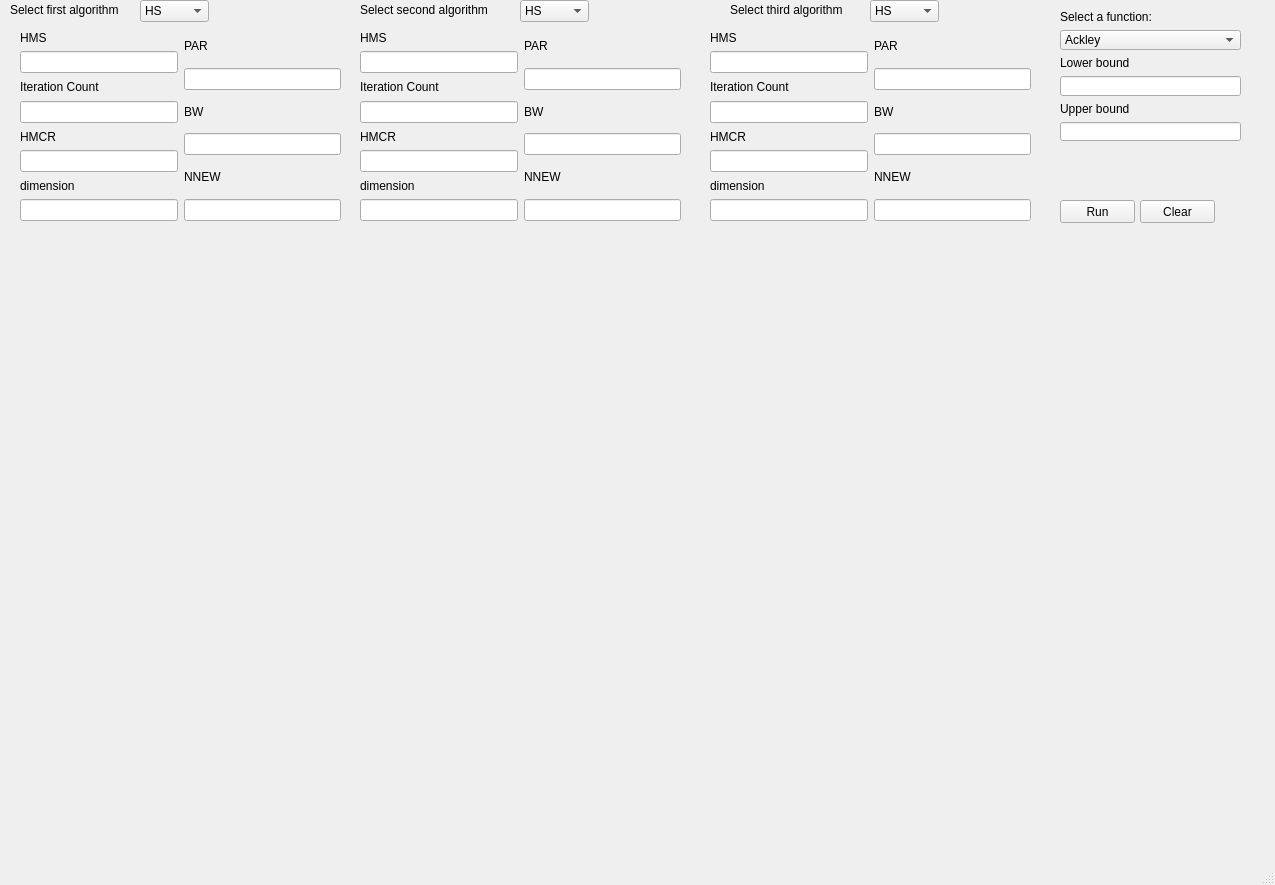
<?xml version="1.0" encoding="UTF-8"?>
<ui version="4.0">
 <class>MainWindow</class>
 <widget class="QMainWindow" name="MainWindow">
  <property name="geometry">
   <rect>
    <x>0</x>
    <y>0</y>
    <width>1275</width>
    <height>885</height>
   </rect>
  </property>
  <property name="windowTitle">
   <string>MainWindow</string>
  </property>
  <property name="layoutDirection">
   <enum>Qt::LeftToRight</enum>
  </property>
  <property name="autoFillBackground">
   <bool>false</bool>
  </property>
  <widget class="QWidget" name="centralwidget">
   <widget class="QComboBox" name="algorithm_comboBox">
    <property name="geometry">
     <rect>
      <x>140</x>
      <y>0</y>
      <width>69</width>
      <height>22</height>
     </rect>
    </property>
    <item>
     <property name="text">
      <string>HS</string>
     </property>
    </item>
    <item>
     <property name="text">
      <string>SA</string>
     </property>
    </item>
    <item>
     <property name="text">
      <string>GWO</string>
     </property>
    </item>
    <item>
     <property name="text">
      <string>PSO</string>
     </property>
    </item>
    <item>
     <property name="text">
      <string>GA</string>
     </property>
    </item>
   </widget>
   <widget class="QLabel" name="algorithm_label">
    <property name="geometry">
     <rect>
      <x>10</x>
      <y>0</y>
      <width>121</width>
      <height>20</height>
     </rect>
    </property>
    <property name="text">
     <string>Select first algorithm</string>
    </property>
   </widget>
   <widget class="QStackedWidget" name="stackedWidget">
    <property name="geometry">
     <rect>
      <x>10</x>
      <y>20</y>
      <width>351</width>
      <height>201</height>
     </rect>
    </property>
    <property name="currentIndex">
     <number>0</number>
    </property>
    <widget class="QWidget" name="HS">
     <widget class="QWidget" name="horizontalLayoutWidget_2">
      <property name="geometry">
       <rect>
        <x>10</x>
        <y>10</y>
        <width>321</width>
        <height>191</height>
       </rect>
      </property>
      <layout class="QHBoxLayout" name="horizontalLayout_3">
       <item>
        <layout class="QVBoxLayout" name="verticalLayout_7">
         <item>
          <widget class="QLabel" name="label_10">
           <property name="text">
            <string>HMS</string>
           </property>
          </widget>
         </item>
         <item>
          <widget class="QLineEdit" name="HS_HWS"/>
         </item>
         <item>
          <widget class="QLabel" name="label_11">
           <property name="text">
            <string>Iteration Count</string>
           </property>
          </widget>
         </item>
         <item>
          <widget class="QLineEdit" name="HS_iterCount"/>
         </item>
         <item>
          <widget class="QLabel" name="label_12">
           <property name="text">
            <string>HMCR</string>
           </property>
          </widget>
         </item>
         <item>
          <widget class="QLineEdit" name="HS_HMCR"/>
         </item>
         <item>
          <widget class="QLabel" name="label_66">
           <property name="text">
            <string>dimension</string>
           </property>
          </widget>
         </item>
         <item>
          <widget class="QLineEdit" name="hs_dim"/>
         </item>
        </layout>
       </item>
       <item>
        <layout class="QVBoxLayout" name="verticalLayout_6">
         <item>
          <widget class="QLabel" name="label_8">
           <property name="text">
            <string>PAR</string>
           </property>
          </widget>
         </item>
         <item>
          <widget class="QLineEdit" name="HS_PAR"/>
         </item>
         <item>
          <widget class="QLabel" name="label">
           <property name="text">
            <string>BW</string>
           </property>
          </widget>
         </item>
         <item>
          <widget class="QLineEdit" name="HS_BW"/>
         </item>
         <item>
          <widget class="QLabel" name="label_9">
           <property name="text">
            <string>NNEW</string>
           </property>
          </widget>
         </item>
         <item>
          <widget class="QLineEdit" name="HS_NNEW"/>
         </item>
        </layout>
       </item>
      </layout>
     </widget>
    </widget>
    <widget class="QWidget" name="SA">
     <widget class="QWidget" name="verticalLayoutWidget_5">
      <property name="geometry">
       <rect>
        <x>0</x>
        <y>0</y>
        <width>171</width>
        <height>131</height>
       </rect>
      </property>
      <layout class="QVBoxLayout" name="verticalLayout_8">
       <item>
        <widget class="QLabel" name="label_13">
         <property name="text">
          <string>Temp</string>
         </property>
        </widget>
       </item>
       <item>
        <widget class="QLineEdit" name="sa_temp"/>
       </item>
       <item>
        <widget class="QLabel" name="label_14">
         <property name="text">
          <string>Type</string>
         </property>
        </widget>
       </item>
       <item>
        <widget class="QComboBox" name="SA_type_1">
         <item>
          <property name="text">
           <string>Linear</string>
          </property>
         </item>
         <item>
          <property name="text">
           <string>Geometric</string>
          </property>
         </item>
        </widget>
       </item>
       <item>
        <widget class="QLabel" name="label_69">
         <property name="text">
          <string>Dimension</string>
         </property>
        </widget>
       </item>
       <item>
        <widget class="QLineEdit" name="SA_dim_1"/>
       </item>
      </layout>
     </widget>
    </widget>
    <widget class="QWidget" name="GWO">
     <widget class="QWidget" name="verticalLayoutWidget_6">
      <property name="geometry">
       <rect>
        <x>0</x>
        <y>0</y>
        <width>211</width>
        <height>201</height>
       </rect>
      </property>
      <layout class="QVBoxLayout" name="verticalLayout_9">
       <item>
        <widget class="QLabel" name="label_15">
         <property name="text">
          <string>Dimension</string>
         </property>
        </widget>
       </item>
       <item>
        <widget class="QLineEdit" name="GWO_dim"/>
       </item>
       <item>
        <widget class="QLabel" name="label_16">
         <property name="text">
          <string>SearchAgents_no</string>
         </property>
        </widget>
       </item>
       <item>
        <widget class="QLineEdit" name="GWO_SearchAgentsNo"/>
       </item>
       <item>
        <widget class="QLabel" name="label_17">
         <property name="text">
          <string>Max_iter</string>
         </property>
        </widget>
       </item>
       <item>
        <widget class="QLineEdit" name="GWO_maxIter"/>
       </item>
       <item>
        <widget class="QLabel" name="label_18">
         <property name="text">
          <string>decrease_From</string>
         </property>
        </widget>
       </item>
       <item>
        <widget class="QLineEdit" name="GWO_decreaseFrom"/>
       </item>
      </layout>
     </widget>
    </widget>
    <widget class="QWidget" name="PSO">
     <widget class="QWidget" name="verticalLayoutWidget_9">
      <property name="geometry">
       <rect>
        <x>0</x>
        <y>0</y>
        <width>221</width>
        <height>151</height>
       </rect>
      </property>
      <layout class="QVBoxLayout" name="verticalLayout_16">
       <item>
        <widget class="QLabel" name="label_35">
         <property name="text">
          <string>Population size</string>
         </property>
        </widget>
       </item>
       <item>
        <widget class="QLineEdit" name="pso_pop_size"/>
       </item>
       <item>
        <widget class="QLabel" name="label_36">
         <property name="text">
          <string>Number of Generations</string>
         </property>
        </widget>
       </item>
       <item>
        <widget class="QLineEdit" name="pso_num_gen"/>
       </item>
       <item>
        <widget class="QLabel" name="label_63">
         <property name="text">
          <string>Dimension</string>
         </property>
        </widget>
       </item>
       <item>
        <widget class="QLineEdit" name="pso_dim"/>
       </item>
      </layout>
     </widget>
    </widget>
    <widget class="QWidget" name="GA">
     <widget class="QWidget" name="horizontalLayoutWidget">
      <property name="geometry">
       <rect>
        <x>0</x>
        <y>0</y>
        <width>331</width>
        <height>191</height>
       </rect>
      </property>
      <layout class="QHBoxLayout" name="horizontalLayout_2">
       <item>
        <layout class="QVBoxLayout" name="verticalLayout_2">
         <item>
          <widget class="QLabel" name="label_2">
           <property name="text">
            <string>Dimension</string>
           </property>
          </widget>
         </item>
         <item>
          <widget class="QLineEdit" name="GA_dim"/>
         </item>
         <item>
          <widget class="QLabel" name="label_3">
           <property name="text">
            <string>Population Size</string>
           </property>
          </widget>
         </item>
         <item>
          <widget class="QLineEdit" name="GA_popSize"/>
         </item>
         <item>
          <widget class="QLabel" name="label_4">
           <property name="text">
            <string>Number of Generations</string>
           </property>
          </widget>
         </item>
         <item>
          <widget class="QLineEdit" name="GA_numOfGens"/>
         </item>
        </layout>
       </item>
       <item>
        <layout class="QVBoxLayout" name="verticalLayout_5">
         <item>
          <widget class="QLabel" name="label_5">
           <property name="text">
            <string>Mutation probability</string>
           </property>
          </widget>
         </item>
         <item>
          <widget class="QLineEdit" name="GA_mutProb"/>
         </item>
         <item>
          <widget class="QLabel" name="label_6">
           <property name="text">
            <string>Cross-over Type</string>
           </property>
          </widget>
         </item>
         <item>
          <widget class="QComboBox" name="GA_crossType">
           <item>
            <property name="text">
             <string>1-point_crossover</string>
            </property>
           </item>
           <item>
            <property name="text">
             <string>2-point_crossover</string>
            </property>
           </item>
           <item>
            <property name="text">
             <string>uniform_crossover</string>
            </property>
           </item>
          </widget>
         </item>
         <item>
          <widget class="QLabel" name="label_7">
           <property name="text">
            <string>Selection Type</string>
           </property>
          </widget>
         </item>
         <item>
          <widget class="QComboBox" name="GA_selectType">
           <item>
            <property name="text">
             <string>roulette_wheel</string>
            </property>
           </item>
           <item>
            <property name="text">
             <string>tournament_selection</string>
            </property>
           </item>
          </widget>
         </item>
        </layout>
       </item>
      </layout>
     </widget>
    </widget>
   </widget>
   <widget class="QLabel" name="algorithm_label_2">
    <property name="geometry">
     <rect>
      <x>360</x>
      <y>0</y>
      <width>151</width>
      <height>20</height>
     </rect>
    </property>
    <property name="text">
     <string>Select second algorithm</string>
    </property>
   </widget>
   <widget class="QComboBox" name="algorithm_comboBox_2">
    <property name="geometry">
     <rect>
      <x>520</x>
      <y>0</y>
      <width>69</width>
      <height>22</height>
     </rect>
    </property>
    <item>
     <property name="text">
      <string>HS</string>
     </property>
    </item>
    <item>
     <property name="text">
      <string>SA</string>
     </property>
    </item>
    <item>
     <property name="text">
      <string>GWO</string>
     </property>
    </item>
    <item>
     <property name="text">
      <string>PSO</string>
     </property>
    </item>
    <item>
     <property name="text">
      <string>GA</string>
     </property>
    </item>
   </widget>
   <widget class="QPushButton" name="Run_button">
    <property name="geometry">
     <rect>
      <x>1060</x>
      <y>200</y>
      <width>75</width>
      <height>23</height>
     </rect>
    </property>
    <property name="text">
     <string>Run</string>
    </property>
   </widget>
   <widget class="QWidget" name="verticalLayoutWidget">
    <property name="geometry">
     <rect>
      <x>20</x>
      <y>240</y>
      <width>1211</width>
      <height>581</height>
     </rect>
    </property>
    <layout class="QVBoxLayout" name="graphLayout">
     <item>
      <widget class="QWidget" name="graphWidget" native="true"/>
     </item>
    </layout>
   </widget>
   <widget class="QLabel" name="algorithm_label_3">
    <property name="geometry">
     <rect>
      <x>730</x>
      <y>0</y>
      <width>131</width>
      <height>20</height>
     </rect>
    </property>
    <property name="text">
     <string>Select third algorithm</string>
    </property>
   </widget>
   <widget class="QComboBox" name="algorithm_comboBox_3">
    <property name="geometry">
     <rect>
      <x>870</x>
      <y>0</y>
      <width>69</width>
      <height>22</height>
     </rect>
    </property>
    <item>
     <property name="text">
      <string>HS</string>
     </property>
    </item>
    <item>
     <property name="text">
      <string>SA</string>
     </property>
    </item>
    <item>
     <property name="text">
      <string>GWO</string>
     </property>
    </item>
    <item>
     <property name="text">
      <string>PSO</string>
     </property>
    </item>
    <item>
     <property name="text">
      <string>GA</string>
     </property>
    </item>
   </widget>
   <widget class="QPushButton" name="clearGraphButton">
    <property name="geometry">
     <rect>
      <x>1140</x>
      <y>200</y>
      <width>75</width>
      <height>23</height>
     </rect>
    </property>
    <property name="text">
     <string>Clear</string>
    </property>
   </widget>
   <widget class="QStackedWidget" name="stackedWidget_2">
    <property name="geometry">
     <rect>
      <x>350</x>
      <y>20</y>
      <width>351</width>
      <height>201</height>
     </rect>
    </property>
    <property name="currentIndex">
     <number>0</number>
    </property>
    <widget class="QWidget" name="HS_2">
     <widget class="QWidget" name="horizontalLayoutWidget_3">
      <property name="geometry">
       <rect>
        <x>10</x>
        <y>10</y>
        <width>321</width>
        <height>191</height>
       </rect>
      </property>
      <layout class="QHBoxLayout" name="horizontalLayout_4">
       <item>
        <layout class="QVBoxLayout" name="verticalLayout_10">
         <item>
          <widget class="QLabel" name="label_19">
           <property name="text">
            <string>HMS</string>
           </property>
          </widget>
         </item>
         <item>
          <widget class="QLineEdit" name="HS_HWS_2"/>
         </item>
         <item>
          <widget class="QLabel" name="label_20">
           <property name="text">
            <string>Iteration Count</string>
           </property>
          </widget>
         </item>
         <item>
          <widget class="QLineEdit" name="HS_iterCount_2"/>
         </item>
         <item>
          <widget class="QLabel" name="label_21">
           <property name="text">
            <string>HMCR</string>
           </property>
          </widget>
         </item>
         <item>
          <widget class="QLineEdit" name="HS_HMCR_2"/>
         </item>
         <item>
          <widget class="QLabel" name="label_67">
           <property name="text">
            <string>dimension</string>
           </property>
          </widget>
         </item>
         <item>
          <widget class="QLineEdit" name="hs_dim_2"/>
         </item>
        </layout>
       </item>
       <item>
        <layout class="QVBoxLayout" name="verticalLayout_11">
         <item>
          <widget class="QLabel" name="label_22">
           <property name="text">
            <string>PAR</string>
           </property>
          </widget>
         </item>
         <item>
          <widget class="QLineEdit" name="HS_PAR_2"/>
         </item>
         <item>
          <widget class="QLabel" name="label_23">
           <property name="text">
            <string>BW</string>
           </property>
          </widget>
         </item>
         <item>
          <widget class="QLineEdit" name="HS_BW_2"/>
         </item>
         <item>
          <widget class="QLabel" name="label_24">
           <property name="text">
            <string>NNEW</string>
           </property>
          </widget>
         </item>
         <item>
          <widget class="QLineEdit" name="HS_NNEW_2"/>
         </item>
        </layout>
       </item>
      </layout>
     </widget>
    </widget>
    <widget class="QWidget" name="SA_2">
     <widget class="QWidget" name="verticalLayoutWidget_7">
      <property name="geometry">
       <rect>
        <x>0</x>
        <y>0</y>
        <width>171</width>
        <height>131</height>
       </rect>
      </property>
      <layout class="QVBoxLayout" name="verticalLayout_12">
       <item>
        <widget class="QLabel" name="label_25">
         <property name="text">
          <string>Temp</string>
         </property>
        </widget>
       </item>
       <item>
        <widget class="QLineEdit" name="sa_temp_2"/>
       </item>
       <item>
        <widget class="QLabel" name="label_26">
         <property name="text">
          <string>Type</string>
         </property>
        </widget>
       </item>
       <item>
        <widget class="QComboBox" name="SA_type_2">
         <item>
          <property name="text">
           <string>Linear</string>
          </property>
         </item>
         <item>
          <property name="text">
           <string>Geometric</string>
          </property>
         </item>
        </widget>
       </item>
       <item>
        <widget class="QLabel" name="label_70">
         <property name="text">
          <string>Dimension</string>
         </property>
        </widget>
       </item>
       <item>
        <widget class="QLineEdit" name="SA_dim_2"/>
       </item>
      </layout>
     </widget>
    </widget>
    <widget class="QWidget" name="GWO_2">
     <widget class="QWidget" name="verticalLayoutWidget_8">
      <property name="geometry">
       <rect>
        <x>0</x>
        <y>0</y>
        <width>211</width>
        <height>201</height>
       </rect>
      </property>
      <layout class="QVBoxLayout" name="verticalLayout_13">
       <item>
        <widget class="QLabel" name="label_27">
         <property name="text">
          <string>Dimension</string>
         </property>
        </widget>
       </item>
       <item>
        <widget class="QLineEdit" name="GWO_dim_2"/>
       </item>
       <item>
        <widget class="QLabel" name="label_28">
         <property name="text">
          <string>SearchAgents_no</string>
         </property>
        </widget>
       </item>
       <item>
        <widget class="QLineEdit" name="GWO_SearchAgentsNo_2"/>
       </item>
       <item>
        <widget class="QLabel" name="label_29">
         <property name="text">
          <string>Max_iter</string>
         </property>
        </widget>
       </item>
       <item>
        <widget class="QLineEdit" name="GWO_maxIter_2"/>
       </item>
       <item>
        <widget class="QLabel" name="label_30">
         <property name="text">
          <string>decrease_From</string>
         </property>
        </widget>
       </item>
       <item>
        <widget class="QLineEdit" name="GWO_decreaseFrom_2"/>
       </item>
      </layout>
     </widget>
    </widget>
    <widget class="QWidget" name="PSO_2">
     <widget class="QWidget" name="verticalLayoutWidget_10">
      <property name="geometry">
       <rect>
        <x>0</x>
        <y>0</y>
        <width>221</width>
        <height>151</height>
       </rect>
      </property>
      <layout class="QVBoxLayout" name="verticalLayout_17">
       <item>
        <widget class="QLabel" name="label_37">
         <property name="text">
          <string>Population size</string>
         </property>
        </widget>
       </item>
       <item>
        <widget class="QLineEdit" name="pso_pop_size_2"/>
       </item>
       <item>
        <widget class="QLabel" name="label_38">
         <property name="text">
          <string>Number of Generations</string>
         </property>
        </widget>
       </item>
       <item>
        <widget class="QLineEdit" name="pso_num_gen_2"/>
       </item>
       <item>
        <widget class="QLabel" name="label_64">
         <property name="text">
          <string>Dimension</string>
         </property>
        </widget>
       </item>
       <item>
        <widget class="QLineEdit" name="pso_dim_2"/>
       </item>
      </layout>
     </widget>
    </widget>
    <widget class="QWidget" name="GA_2">
     <widget class="QWidget" name="horizontalLayoutWidget_4">
      <property name="geometry">
       <rect>
        <x>0</x>
        <y>0</y>
        <width>331</width>
        <height>191</height>
       </rect>
      </property>
      <layout class="QHBoxLayout" name="horizontalLayout_5">
       <item>
        <layout class="QVBoxLayout" name="verticalLayout_3">
         <item>
          <widget class="QLabel" name="label_31">
           <property name="text">
            <string>Dimension</string>
           </property>
          </widget>
         </item>
         <item>
          <widget class="QLineEdit" name="GA_dim_2"/>
         </item>
         <item>
          <widget class="QLabel" name="label_32">
           <property name="text">
            <string>Population Size</string>
           </property>
          </widget>
         </item>
         <item>
          <widget class="QLineEdit" name="GA_popSize_2"/>
         </item>
         <item>
          <widget class="QLabel" name="label_33">
           <property name="text">
            <string>Number of Generations</string>
           </property>
          </widget>
         </item>
         <item>
          <widget class="QLineEdit" name="GA_numOfGens_2"/>
         </item>
        </layout>
       </item>
       <item>
        <layout class="QVBoxLayout" name="verticalLayout_14">
         <item>
          <widget class="QLabel" name="label_34">
           <property name="text">
            <string>Mutation probability</string>
           </property>
          </widget>
         </item>
         <item>
          <widget class="QLineEdit" name="GA_mutProb_2"/>
         </item>
         <item>
          <widget class="QLabel" name="label_39">
           <property name="text">
            <string>Cross-over Type</string>
           </property>
          </widget>
         </item>
         <item>
          <widget class="QComboBox" name="GA_crossType_2">
           <item>
            <property name="text">
             <string>1-point_crossover</string>
            </property>
           </item>
           <item>
            <property name="text">
             <string>2-point_crossover</string>
            </property>
           </item>
           <item>
            <property name="text">
             <string>uniform_crossover</string>
            </property>
           </item>
          </widget>
         </item>
         <item>
          <widget class="QLabel" name="label_40">
           <property name="text">
            <string>Selection Type</string>
           </property>
          </widget>
         </item>
         <item>
          <widget class="QComboBox" name="GA_selectType_2">
           <item>
            <property name="text">
             <string>roulette_wheel</string>
            </property>
           </item>
           <item>
            <property name="text">
             <string>tournament_selection</string>
            </property>
           </item>
          </widget>
         </item>
        </layout>
       </item>
      </layout>
     </widget>
    </widget>
   </widget>
   <widget class="QStackedWidget" name="stackedWidget_3">
    <property name="geometry">
     <rect>
      <x>700</x>
      <y>20</y>
      <width>351</width>
      <height>201</height>
     </rect>
    </property>
    <property name="currentIndex">
     <number>0</number>
    </property>
    <widget class="QWidget" name="HS_3">
     <widget class="QWidget" name="horizontalLayoutWidget_5">
      <property name="geometry">
       <rect>
        <x>10</x>
        <y>10</y>
        <width>321</width>
        <height>191</height>
       </rect>
      </property>
      <layout class="QHBoxLayout" name="horizontalLayout_6">
       <item>
        <layout class="QVBoxLayout" name="verticalLayout_15">
         <item>
          <widget class="QLabel" name="label_41">
           <property name="text">
            <string>HMS</string>
           </property>
          </widget>
         </item>
         <item>
          <widget class="QLineEdit" name="HS_HWS_3"/>
         </item>
         <item>
          <widget class="QLabel" name="label_42">
           <property name="text">
            <string>Iteration Count</string>
           </property>
          </widget>
         </item>
         <item>
          <widget class="QLineEdit" name="HS_iterCount_3"/>
         </item>
         <item>
          <widget class="QLabel" name="label_43">
           <property name="text">
            <string>HMCR</string>
           </property>
          </widget>
         </item>
         <item>
          <widget class="QLineEdit" name="HS_HMCR_3"/>
         </item>
         <item>
          <widget class="QLabel" name="label_68">
           <property name="text">
            <string>dimension</string>
           </property>
          </widget>
         </item>
         <item>
          <widget class="QLineEdit" name="hs_dim_3"/>
         </item>
        </layout>
       </item>
       <item>
        <layout class="QVBoxLayout" name="verticalLayout_18">
         <item>
          <widget class="QLabel" name="label_44">
           <property name="text">
            <string>PAR</string>
           </property>
          </widget>
         </item>
         <item>
          <widget class="QLineEdit" name="HS_PAR_3"/>
         </item>
         <item>
          <widget class="QLabel" name="label_45">
           <property name="text">
            <string>BW</string>
           </property>
          </widget>
         </item>
         <item>
          <widget class="QLineEdit" name="HS_BW_3"/>
         </item>
         <item>
          <widget class="QLabel" name="label_46">
           <property name="text">
            <string>NNEW</string>
           </property>
          </widget>
         </item>
         <item>
          <widget class="QLineEdit" name="HS_NNEW_3"/>
         </item>
        </layout>
       </item>
      </layout>
     </widget>
    </widget>
    <widget class="QWidget" name="SA_3">
     <widget class="QWidget" name="verticalLayoutWidget_11">
      <property name="geometry">
       <rect>
        <x>0</x>
        <y>0</y>
        <width>171</width>
        <height>131</height>
       </rect>
      </property>
      <layout class="QVBoxLayout" name="verticalLayout_19">
       <item>
        <widget class="QLabel" name="label_47">
         <property name="text">
          <string>Temp</string>
         </property>
        </widget>
       </item>
       <item>
        <widget class="QLineEdit" name="sa_temp_3"/>
       </item>
       <item>
        <widget class="QLabel" name="label_48">
         <property name="text">
          <string>Type</string>
         </property>
        </widget>
       </item>
       <item>
        <widget class="QComboBox" name="SA_type_3">
         <item>
          <property name="text">
           <string>Linear</string>
          </property>
         </item>
         <item>
          <property name="text">
           <string>Geometric</string>
          </property>
         </item>
        </widget>
       </item>
       <item>
        <widget class="QLabel" name="label_71">
         <property name="text">
          <string>Dimension</string>
         </property>
        </widget>
       </item>
       <item>
        <widget class="QLineEdit" name="SA_dim_3"/>
       </item>
      </layout>
     </widget>
    </widget>
    <widget class="QWidget" name="GWO_3">
     <widget class="QWidget" name="verticalLayoutWidget_12">
      <property name="geometry">
       <rect>
        <x>0</x>
        <y>0</y>
        <width>211</width>
        <height>201</height>
       </rect>
      </property>
      <layout class="QVBoxLayout" name="verticalLayout_20">
       <item>
        <widget class="QLabel" name="label_49">
         <property name="text">
          <string>Dimension</string>
         </property>
        </widget>
       </item>
       <item>
        <widget class="QLineEdit" name="GWO_dim_3"/>
       </item>
       <item>
        <widget class="QLabel" name="label_50">
         <property name="text">
          <string>SearchAgents_no</string>
         </property>
        </widget>
       </item>
       <item>
        <widget class="QLineEdit" name="GWO_SearchAgentsNo_3"/>
       </item>
       <item>
        <widget class="QLabel" name="label_51">
         <property name="text">
          <string>Max_iter</string>
         </property>
        </widget>
       </item>
       <item>
        <widget class="QLineEdit" name="GWO_maxIter_3"/>
       </item>
       <item>
        <widget class="QLabel" name="label_52">
         <property name="text">
          <string>decrease_From</string>
         </property>
        </widget>
       </item>
       <item>
        <widget class="QLineEdit" name="GWO_decreaseFrom_3"/>
       </item>
      </layout>
     </widget>
    </widget>
    <widget class="QWidget" name="PSO_3">
     <widget class="QWidget" name="verticalLayoutWidget_13">
      <property name="geometry">
       <rect>
        <x>0</x>
        <y>0</y>
        <width>221</width>
        <height>151</height>
       </rect>
      </property>
      <layout class="QVBoxLayout" name="verticalLayout_21">
       <item>
        <widget class="QLabel" name="label_53">
         <property name="text">
          <string>Population size</string>
         </property>
        </widget>
       </item>
       <item>
        <widget class="QLineEdit" name="pso_pop_size_3"/>
       </item>
       <item>
        <widget class="QLabel" name="label_54">
         <property name="text">
          <string>Number of Generations</string>
         </property>
        </widget>
       </item>
       <item>
        <widget class="QLineEdit" name="pso_num_gen_3"/>
       </item>
       <item>
        <widget class="QLabel" name="label_65">
         <property name="text">
          <string>Dimension</string>
         </property>
        </widget>
       </item>
       <item>
        <widget class="QLineEdit" name="pso_dim_3"/>
       </item>
      </layout>
     </widget>
    </widget>
    <widget class="QWidget" name="GA_3">
     <widget class="QWidget" name="horizontalLayoutWidget_6">
      <property name="geometry">
       <rect>
        <x>0</x>
        <y>0</y>
        <width>331</width>
        <height>191</height>
       </rect>
      </property>
      <layout class="QHBoxLayout" name="horizontalLayout_7">
       <item>
        <layout class="QVBoxLayout" name="verticalLayout_4">
         <item>
          <widget class="QLabel" name="label_55">
           <property name="text">
            <string>Dimension</string>
           </property>
          </widget>
         </item>
         <item>
          <widget class="QLineEdit" name="GA_dim_3"/>
         </item>
         <item>
          <widget class="QLabel" name="label_56">
           <property name="text">
            <string>Population Size</string>
           </property>
          </widget>
         </item>
         <item>
          <widget class="QLineEdit" name="GA_popSize_3"/>
         </item>
         <item>
          <widget class="QLabel" name="label_57">
           <property name="text">
            <string>Number of Generations</string>
           </property>
          </widget>
         </item>
         <item>
          <widget class="QLineEdit" name="GA_numOfGens_3"/>
         </item>
        </layout>
       </item>
       <item>
        <layout class="QVBoxLayout" name="verticalLayout_22">
         <item>
          <widget class="QLabel" name="label_58">
           <property name="text">
            <string>Mutation probability</string>
           </property>
          </widget>
         </item>
         <item>
          <widget class="QLineEdit" name="GA_mutProb_3"/>
         </item>
         <item>
          <widget class="QLabel" name="label_59">
           <property name="text">
            <string>Cross-over Type</string>
           </property>
          </widget>
         </item>
         <item>
          <widget class="QComboBox" name="GA_crossType_3">
           <item>
            <property name="text">
             <string>1-point_crossover</string>
            </property>
           </item>
           <item>
            <property name="text">
             <string>2-point_crossover</string>
            </property>
           </item>
           <item>
            <property name="text">
             <string>uniform_crossover</string>
            </property>
           </item>
          </widget>
         </item>
         <item>
          <widget class="QLabel" name="label_60">
           <property name="text">
            <string>Selection Type</string>
           </property>
          </widget>
         </item>
         <item>
          <widget class="QComboBox" name="GA_selectType_3">
           <item>
            <property name="text">
             <string>roulette_wheel</string>
            </property>
           </item>
           <item>
            <property name="text">
             <string>tournament_selection</string>
            </property>
           </item>
          </widget>
         </item>
        </layout>
       </item>
      </layout>
     </widget>
    </widget>
   </widget>
   <widget class="QWidget" name="verticalLayoutWidget_2">
    <property name="geometry">
     <rect>
      <x>1060</x>
      <y>10</y>
      <width>181</width>
      <height>131</height>
     </rect>
    </property>
    <layout class="QVBoxLayout" name="verticalLayout_23">
     <item>
      <widget class="QLabel" name="func_label">
       <property name="text">
        <string>Select a function:</string>
       </property>
      </widget>
     </item>
     <item>
      <widget class="QComboBox" name="func_comboBox">
       <property name="editable">
        <bool>false</bool>
       </property>
       <item>
        <property name="text">
         <string>Ackley</string>
        </property>
       </item>
       <item>
        <property name="text">
         <string>Griewank</string>
        </property>
       </item>
       <item>
        <property name="text">
         <string>Schwefel</string>
        </property>
       </item>
       <item>
        <property name="text">
         <string>Rastrigin</string>
        </property>
       </item>
       <item>
        <property name="text">
         <string>Sphere</string>
        </property>
       </item>
       <item>
        <property name="text">
         <string>Perm</string>
        </property>
       </item>
       <item>
        <property name="text">
         <string>Zakharov</string>
        </property>
       </item>
       <item>
        <property name="text">
         <string>Rosenbrock</string>
        </property>
       </item>
       <item>
        <property name="text">
         <string>Dixon-Price</string>
        </property>
       </item>
      </widget>
     </item>
     <item>
      <widget class="QLabel" name="label_61">
       <property name="text">
        <string>Lower bound</string>
       </property>
      </widget>
     </item>
     <item>
      <widget class="QLineEdit" name="lower_bound"/>
     </item>
     <item>
      <widget class="QLabel" name="label_62">
       <property name="text">
        <string>Upper bound</string>
       </property>
      </widget>
     </item>
     <item>
      <widget class="QLineEdit" name="upper_bound"/>
     </item>
    </layout>
   </widget>
   <zorder>algorithm_comboBox</zorder>
   <zorder>algorithm_label</zorder>
   <zorder>stackedWidget</zorder>
   <zorder>algorithm_label_2</zorder>
   <zorder>algorithm_comboBox_2</zorder>
   <zorder>Run_button</zorder>
   <zorder>verticalLayoutWidget</zorder>
   <zorder>algorithm_label_3</zorder>
   <zorder>algorithm_comboBox_3</zorder>
   <zorder>clearGraphButton</zorder>
   <zorder>stackedWidget_3</zorder>
   <zorder>stackedWidget_2</zorder>
   <zorder>verticalLayoutWidget_2</zorder>
  </widget>
  <widget class="QMenuBar" name="menubar">
   <property name="geometry">
    <rect>
     <x>0</x>
     <y>0</y>
     <width>1275</width>
     <height>21</height>
    </rect>
   </property>
  </widget>
  <widget class="QStatusBar" name="statusbar"/>
 </widget>
 <tabstops>
  <tabstop>algorithm_comboBox</tabstop>
 </tabstops>
 <resources/>
 <connections/>
</ui>
